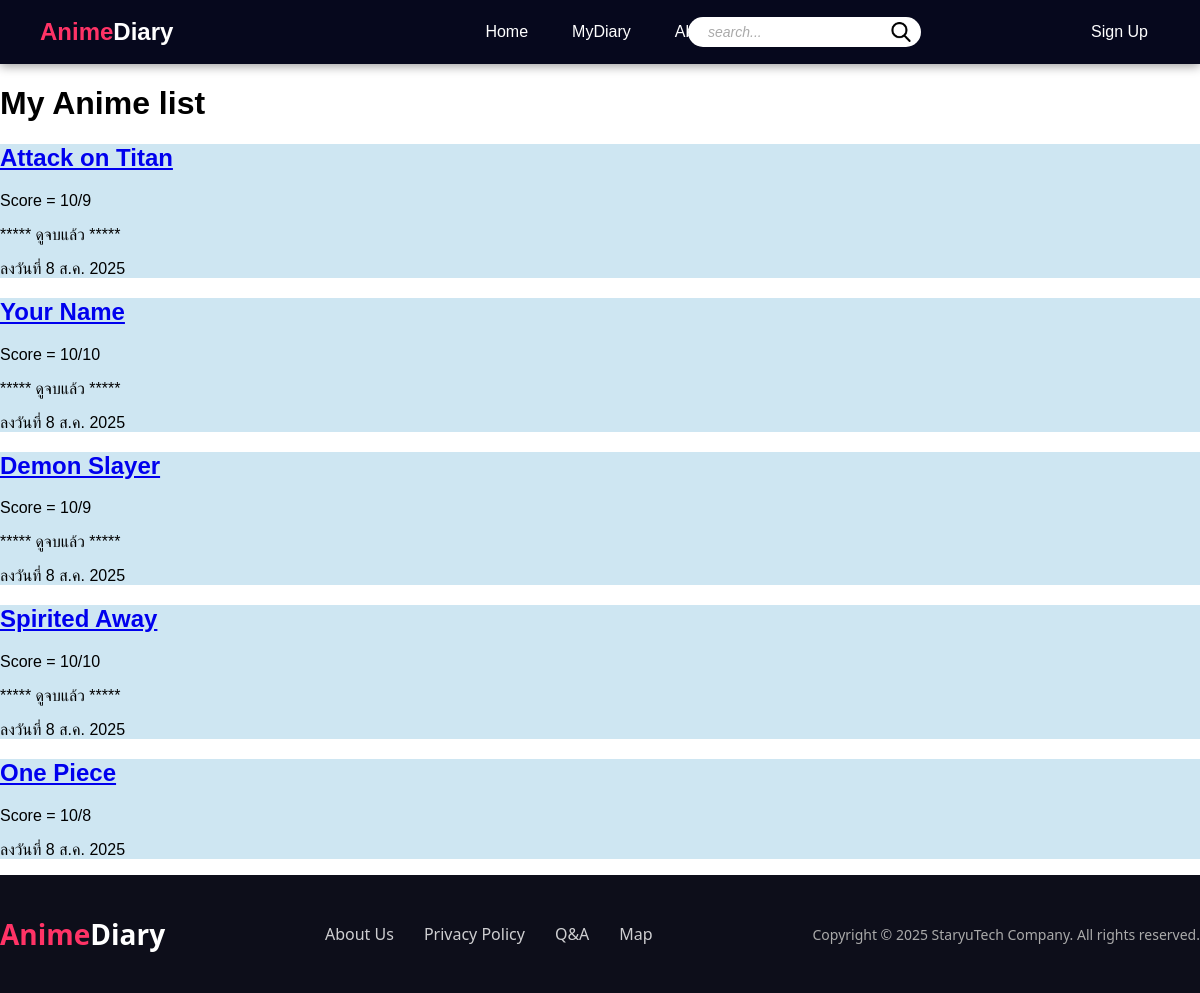
Screenshot of /myanimes/ with the database file from the repository.
### app_myanimes/models.py (models this page shows, shortened)
class myanime(models.Model):
    title = models.CharField(max_length=60)
    story = models.TextField(null=True,blank=True)
    score = models.IntegerField()
    status = models.BooleanField(null=True)
    Date_post = models.DateTimeField(auto_now_add=True)

### app_myanimes/views.py (the view)
# urls.py: path('myanimes/',include('app_myanimes.urls')),
def myanimes(request):
    all_myanimes = myanime.objects.order_by('-status')
    context = {'myanimes':all_myanimes}
    return render(request, 'app_myanimes/myanimes.html',context)

### app_myanimes/templates/app_myanimes/myanimes.html (shortened to what this page needs)
{%extends 'app_general/components/base.html'%}
{%block content%}
<div>
    <h1>My Anime list</h1>
    {%for anime in myanimes%}
        <div style="background-color: rgb(206, 230, 242);">
            <h2><a href="{% url  'anime' anime.id %}">{{anime.title}}</a><br></h2>
            <p>Score = 10/{{anime.score}} </p>
            {%if anime.status%}
                <p>***** ดูจบแล้ว *****</p>
            {%endif%}
            <p>ลงวันที่ {{anime.Date_post|date:'j N Y'}}</p>
        </div>
    {%empty%}
        <p>nodddthing</p>
    {%endfor%}
</div>
{%endblock%}

### app_general/static/app_general/home.css (style rules this page uses)
body { margin: 0; font-family: Arial, sans-serif; background: #fff; }

### rows the page displays
myanime: title "Attack on Titan", score "9", status "***** ดูจบแล้ว *****", Date_post "8 ส.ค. 2025"
myanime: title "Your Name", score "10", status "***** ดูจบแล้ว *****", Date_post "8 ส.ค. 2025"
myanime: title "Demon Slayer", score "9", status "***** ดูจบแล้ว *****", Date_post "8 ส.ค. 2025"
myanime: title "Spirited Away", score "10", status "***** ดูจบแล้ว *****", Date_post "8 ส.ค. 2025"
myanime: title "One Piece", score "8", Date_post "8 ส.ค. 2025"
